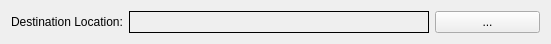
       <widget class="QWidget" name="layoutWidget">
        <property name="geometry">
         <rect>
          <x>30</x>
          <y>590</y>
          <width>551</width>
          <height>30</height>
         </rect>
        </property>
        <property name="sizePolicy">
         <sizepolicy hsizetype="MinimumExpanding" vsizetype="MinimumExpanding">
          <horstretch>0</horstretch>
          <verstretch>0</verstretch>
         </sizepolicy>
        </property>
        <layout class="QHBoxLayout" name="horizontalLayout_13">
         <item>
          <widget class="QLabel" name="label_20">
           <property name="sizePolicy">
            <sizepolicy hsizetype="MinimumExpanding" vsizetype="MinimumExpanding">
             <horstretch>0</horstretch>
             <verstretch>0</verstretch>
            </sizepolicy>
           </property>
           <property name="text">
            <string>Destination Location:</string>
           </property>
          </widget>
         </item>
         <item>
          <widget class="QLabel" name="output_Placeholder">
           <property name="sizePolicy">
            <sizepolicy hsizetype="MinimumExpanding" vsizetype="MinimumExpanding">
             <horstretch>0</horstretch>
             <verstretch>0</verstretch>
            </sizepolicy>
           </property>
           <property name="minimumSize">
            <size>
             <width>300</width>
             <height>0</height>
            </size>
           </property>
           <property name="palette">
            <palette>
             <active>
              <colorrole role="WindowText">
               <brush brushstyle="SolidPattern">
                <color alpha="255">
                 <red>0</red>
                 <green>0</green>
                 <blue>0</blue>
                </color>
               </brush>
              </colorrole>
              <colorrole role="Text">
               <brush brushstyle="SolidPattern">
                <color alpha="255">
                 <red>0</red>
                 <green>0</green>
                 <blue>0</blue>
                </color>
               </brush>
              </colorrole>
              <colorrole role="PlaceholderText">
               <brush brushstyle="SolidPattern">
                <color alpha="128">
                 <red>0</red>
                 <green>0</green>
                 <blue>0</blue>
                </color>
               </brush>
              </colorrole>
             </active>
             <inactive>
              <colorrole role="WindowText">
               <brush brushstyle="SolidPattern">
                <color alpha="255">
                 <red>0</red>
                 <green>0</green>
                 <blue>0</blue>
                </color>
               </brush>
              </colorrole>
              <colorrole role="Text">
               <brush brushstyle="SolidPattern">
                <color alpha="255">
                 <red>0</red>
                 <green>0</green>
                 <blue>0</blue>
                </color>
               </brush>
              </colorrole>
              <colorrole role="PlaceholderText">
               <brush brushstyle="SolidPattern">
                <color alpha="128">
                 <red>0</red>
                 <green>0</green>
                 <blue>0</blue>
                </color>
               </brush>
              </colorrole>
             </inactive>
             <disabled>
              <colorrole role="WindowText">
               <brush brushstyle="SolidPattern">
                <color alpha="127">
                 <red>255</red>
                 <green>255</green>
                 <blue>255</blue>
                </color>
               </brush>
              </colorrole>
              <colorrole role="Text">
               <brush brushstyle="SolidPattern">
                <color alpha="127">
                 <red>255</red>
                 <green>255</green>
                 <blue>255</blue>
                </color>
               </brush>
              </colorrole>
              <colorrole role="PlaceholderText">
               <brush brushstyle="SolidPattern">
                <color alpha="128">
                 <red>231</red>
                 <green>231</green>
                 <blue>231</blue>
                </color>
               </brush>
              </colorrole>
             </disabled>
            </palette>
           </property>
           <property name="frameShape">
            <enum>QFrame::Box</enum>
           </property>
           <property name="frameShadow">
            <enum>QFrame::Plain</enum>
           </property>
           <property name="lineWidth">
            <number>1</number>
           </property>
           <property name="text">
            <string/>
           </property>
          </widget>
         </item>
         <item>
          <widget class="QPushButton" name="output_Location">
           <property name="sizePolicy">
            <sizepolicy hsizetype="MinimumExpanding" vsizetype="MinimumExpanding">
             <horstretch>0</horstretch>
             <verstretch>0</verstretch>
            </sizepolicy>
           </property>
           <property name="text">
            <string>...</string>
           </property>
          </widget>
         </item>
        </layout>
       </widget>
